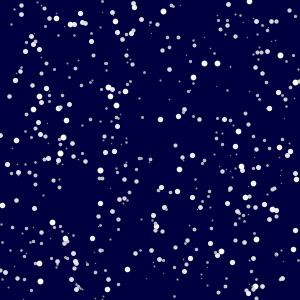
Frame 1 (no input)
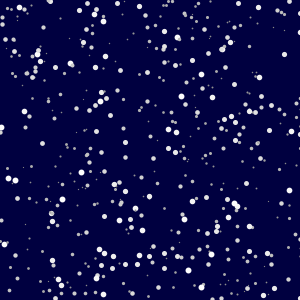
Frame 60 (the mouse pressed at the canvas centre just before this capture)
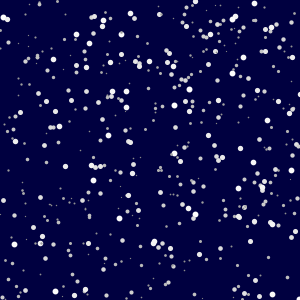
Frame 120 (the mouse held since frame 60 and released just before this capture)

The Processing sketch that drew these frames (run headless with seeded random() and noise(); from frame 60 on, the mouse is pressed at the canvas centre):

// Processing sketch: processing_22205
// ── processing_22205.pde

// Putting the final touches on our Snowflake objects to make the motion
// more realistic. 

Snowflake[] flakes = new Snowflake[500];

//----------------------------------------------------------
void setup() {
  size(300, 300);
  smooth();
  
  // make the framerate more consistent by slowing things down a bit
  frameRate(30);
  
  for (int i=0; i < flakes.length; i++) {
    // we must create each Snowflake object by calling the constructor  
    flakes[i] = new Snowflake( random(width), random(height) );
  }
}


//----------------------------------------------------------
void draw() {
  background(0, 0, 64);
  
  for (int i=0; i < flakes.length; i++) {
    flakes[i].display();
    flakes[i].fall();  
  }
}

//----------------------------------------------------------

// A new data type: snowflakes!
class Snowflake {
  
  // fields 
  float x;
  float y;
  float speed;
  float wind;
  
  float shade;
  float dia;
  
  // constructor
  Snowflake(float x, float y) {
    this.x = x;
    this.y = y;
    
    // we can omit the "this." here since there is no confusion possible,
    // unlike with "x" and "y" 
    speed = random(0.2, 2);
    
    // let's use map() and speed to give each flake a size/colour based on their
    // speed!

    // depending on the value of speed, this will results in diameters
    // between 1 and 6
    dia = map(speed, 0.1, 2, 1, 6);
    
    // samething for the shade, except this time the result will be 
    // between 128 and 255
    shade = map(speed, 0.2, 2, 128, 255);
    
    // we'll use this variable to give each snow flake a slight 
    // horizontal motion as well
    wind = random(-1, 1);
  } 
  
  void display() {
    strokeWeight(dia); 
    stroke(shade);
    point(x, y);
  }
  
  void fall() {
    y += speed;
    if ( y > height ) y = 0;  
    
    // the wind variable + the mouse position combined move the snowflakes
    // horizontally. 
    x += wind + map(mouseX, 0, width, -3, 3);
    if ( x < 0 ) x = width;
    if ( x > width ) x = 0;
  }
  
  
}
